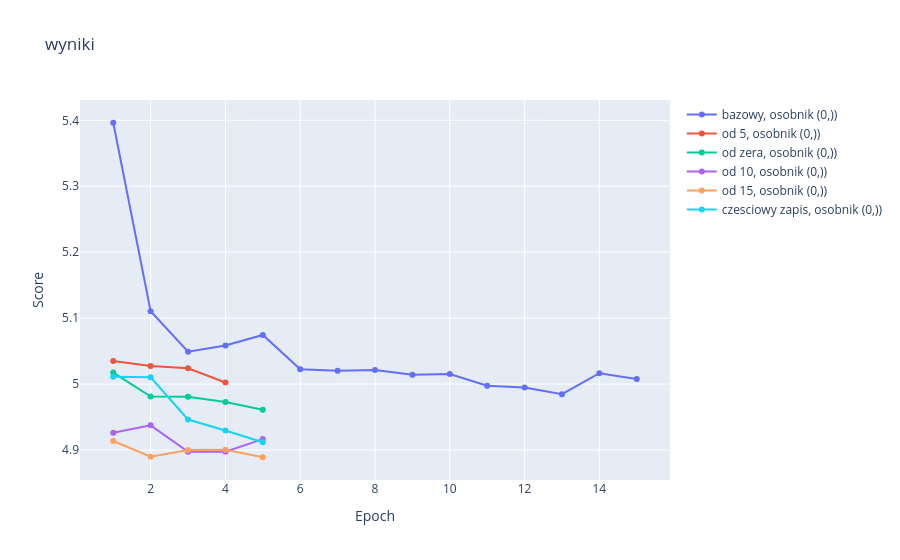

The notebook cell saved with this chart:
### Code cell
import pandas as pd
import re
import plotly.graph_objects as go
from plotly.subplots import make_subplots

def parse_tensor(x):
    if isinstance(x, str):
        m = re.search(r"tensor\(([-+]?\d*\.?\d+)\)", x)
        if m:
            return float(m.group(1))
    return float(x)

def plot_osobnik(filename, legend, fig):
    df = pd.read_csv(filename)
    df["score"] = df["score"].apply(parse_tensor)
    for (osobnik), group in df.groupby(["osobnik"]):
        fig.add_trace(go.Scatter(
            x=group["epoch"],
            y=group["score"],
            mode="lines+markers",
            name=f"{legend}, osobnik {osobnik})"
        ))

fig = go.Figure()
plot_osobnik('/home/piotr/repos/magisterka/outputs/run_20260507T142017/epochs.csv', "bazowy", fig)
plot_osobnik('/home/piotr/repos/magisterka/outputs/run_20260507T143006/epochs.csv', "od 5", fig)
fig.update_layout(
    title="wyniki",
    xaxis_title="Epoch",
    yaxis_title="Score"
)
fig.show(config={"scrollZoom": True})
fig.write_html("wynik.html" ,config={"scrollZoom": True})

### Figure 1 — Plotly figure (JSON) as saved in the notebook; plotly's stock layout.template omitted (floating-point values rounded to 4 significant figures)
{"data": [{"mode": "lines+markers", "name": "bazowy, osobnik (0,))", "type": "scatter", "x": [1, 2, 3, 4, 5, 6, 7, 8, 9, 10, 11, 12, 13, 14, 15], "y": [5.396, 5.111, 5.049, 5.059, 5.074, 5.022, 5.02, 5.021, 5.014, 5.015, 4.998, 4.995, 4.985, 5.016, 5.008]}, {"mode": "lines+markers", "name": "od 5, osobnik (0,))", "type": "scatter", "x": [1, 2, 3, 4], "y": [5.035, 5.027, 5.024, 5.002]}, {"mode": "lines+markers", "name": "od zera, osobnik (0,))", "type": "scatter", "x": [1, 2, 3, 4, 5], "y": [5.017, 4.981, 4.981, 4.973, 4.961]}, {"mode": "lines+markers", "name": "od 10, osobnik (0,))", "type": "scatter", "x": [1, 2, 3, 4, 5], "y": [4.926, 4.937, 4.897, 4.897, 4.917]}, {"mode": "lines+markers", "name": "od 15, osobnik (0,))", "type": "scatter", "x": [1, 2, 3, 4, 5], "y": [4.914, 4.89, 4.9, 4.9, 4.889]}, {"mode": "lines+markers", "name": "czesciowy zapis, osobnik (0,))", "type": "scatter", "x": [1, 2, 3, 4, 5], "y": [5.011, 5.01, 4.946, 4.93, 4.912]}], "layout": {"title": {"text": "wyniki"}, "xaxis": {"title": {"text": "Epoch"}}, "yaxis": {"title": {"text": "Score"}}}}
